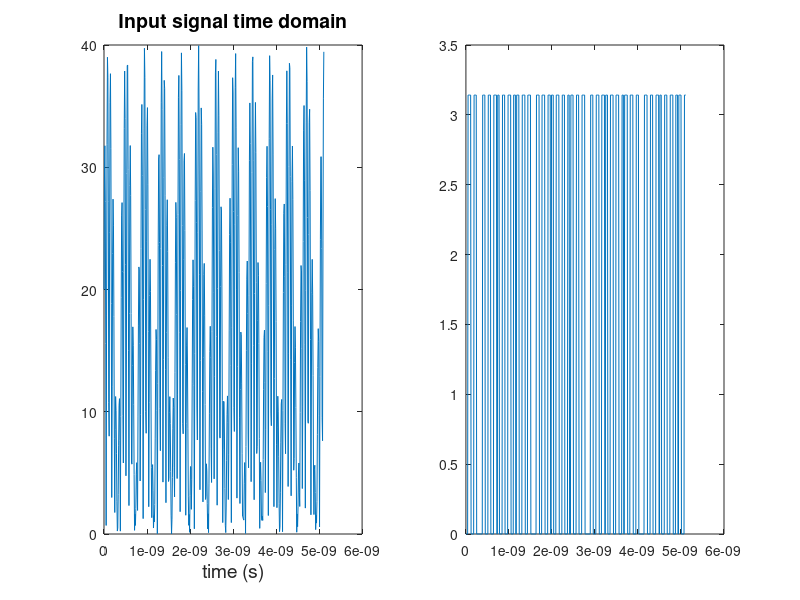
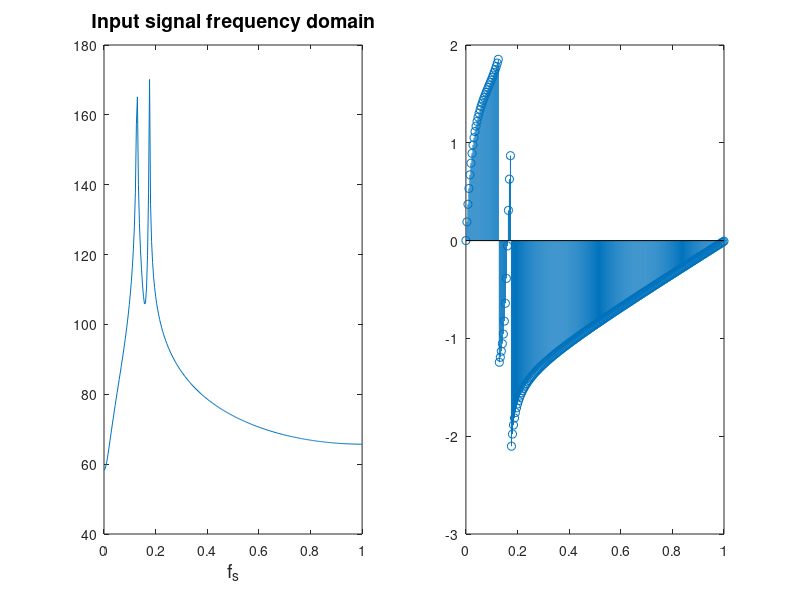
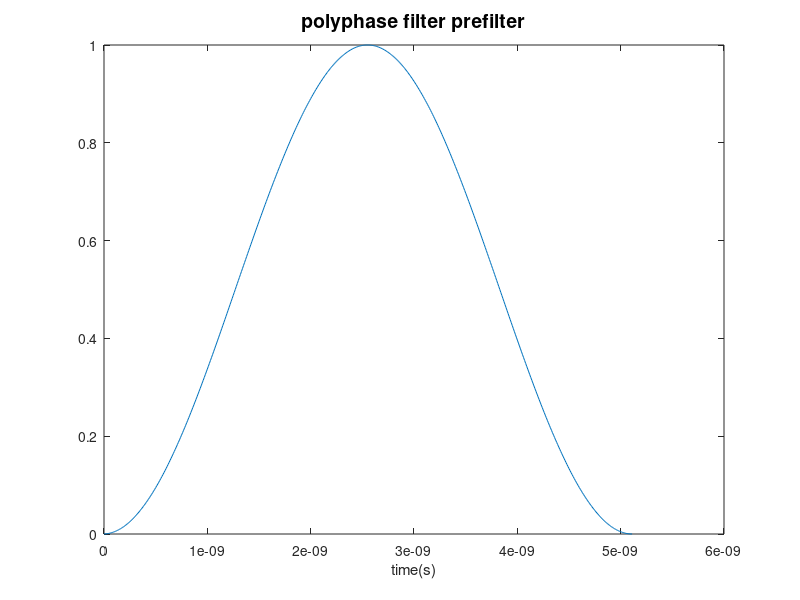
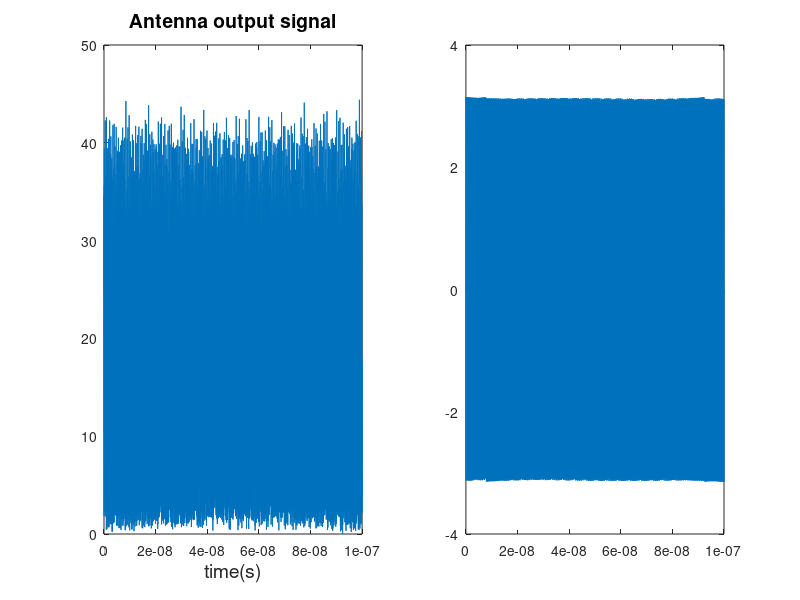

The MATLAB script that drew these images, in order:
samplingFreq = 100*10^9; % sampling frequency
%f = 1; % number of overlapping signals
Window_Size = 2^9; % size of window to cross multiply
Num_Of_Antennas = 2;
signal_frequency = 40*10^9; % radians/sec
signal_time = 0.00000010; % in seconds
N = signal_time/(1/samplingFreq) % total samples in input signal
Nfft = Window_Size%/2 % total samples in FFT output
Num_Of_Windows_Per_Signal = ceil(N/Window_Size);
Number_Of_Signals = Num_Of_Antennas
Number_Of_Complex_Multiplications = 1/2*(Number_Of_Signals-1)*Number_Of_Signals
signal_to_noise_input = 0.5; % multiplied to noise then added to signal
Nyquist_freq = samplingFreq/2;
t = linspace(0,signal_time,N);
f = linspace(0,Nyquist_freq,5);
fs = linspace(0,1,Nfft/2);
fs_input = linspace(0,1,Nfft/2);
% Signal_no_noise = [(sin(signal_frequency*t(N/3:N*2/3-1)) + 20*sin((signal_frequency-1000)*t(N/3:N*2/3-1)))];
% input_hanning = [ 1/2-(1/2)*cos(2*pi*(1:N/3)/(N/3))];
% Signal_no_noise = Signal_no_noise.*input_hanning;
%figure(2);
%plot(t);
H = 3; % sizes of pictures.
W = 4;
Signal_no_noise = 20*(cos(signal_frequency*t) + sin((signal_frequency+15*10^9)*t)); %frequency noise
figure(1);
subplot(1,2,1);
plot(t(1:Nfft),abs(Signal_no_noise(1:Nfft)));
title('Input signal time domain','fontsize',14);
xlabel('time (s)','fontsize',14);
set(1,'paperunits','inches');
set(1,'paperorientation','portrait')
set(1,'papersize',[H,W]);
subplot(1,2,2);
plot(t(1:Nfft),angle(Signal_no_noise(1:Nfft)));
print(1,'input time.svg','-dsvg');
figure(2);
subplot(1,2,1);
fft_in = Signal_no_noise(1:Nfft);
plot(fs_input,20*log(abs(fft(fft_in)(1:Nfft/2))));
title('Input signal frequency domain','fontsize',14);
xlabel('f_s','fontsize',14);
set(2,'paperunits','inches');
set(2,'paperorientation','portrait');
set(2,'papersize',[H,W]);
subplot(1,2,2);
stem(fs_input,angle(fft(fft_in))(1:Nfft/2));
print(2,'input freq.svg','-dsvg');
%windowcoef = (Nfft)/f; % commonly used constant

Signalf = zeros(Num_Of_Windows_Per_Signal,Window_Size);
Signalfft = zeros(Number_Of_Signals,Nfft);
Signalmul = zeros(Number_Of_Complex_Multiplications,Nfft);
Signalout = zeros(1,Nfft);
Signalin = zeros(Number_Of_Signals,N);
analysis_filter = sinc(((1:Window_Size)-Window_Size/2)/Window_Size);
HanningWindow = 1/2-(1/2)*cos(2*pi*(1:Window_Size)/Window_Size);
pre_filter = analysis_filter.*HanningWindow;
figure(22);
plot(t(1:Window_Size),HanningWindow);
title('polyphase filter prefilter','fontsize',14);
xlabel('time(s)');
set(22,'paperunits','inches');
set(22,'paperorientation','portrait');
set(22,'papersize',[H,W]);
print(22,'polyphasepre.svg','-dsvg');
% iterate every other signal

% Set up realtime signals
noise1 = 2*rand(1,5)-1
noise2 = 2*rand(1,5)-1;
for x = 1:Num_Of_Antennas
    % EDIT: added delay on signals as antenna increases
%     TEMP = [zeros(1,10*x) Signal_no_noise zeros(1,N*2/3+1-(10*x))];
    Signal_no_noise_s = zeros(1,N);
    for(z = 1:5)
        Signal_no_noise_s = Signal_no_noise_s + noise2(z)*e.^((((2*pi*f(z)*t)+noise1(z)*0.5*pi*(x-1))*i));
    end
    Signalt = ((Signal_no_noise)+(Signal_no_noise_s)/signal_to_noise_input);
    figure(x+2);
    subplot(1,2,1);
    plot(t(1:N),abs(Signalt(1:N)));
    xlabel('time(s)','fontsize',14);
    title('Antenna output signal','fontsize',14);
    set((x+2),'paperunits','inches');
    set((x+2),'paperorientation','portrait');
    set((x+2),'papersize',[H,W]);
    subplot(1,2,2);
    plot(t(1:N),angle(Signalt(1:N)))
    name = ['a' num2str(x) 'outf.svg'];
    print(x+2,name,'-dsvg');
    Signalin(x,:) = Signalt;
    phases2 = noise2;
    %EDIT: removed: create overlap sequences:
       
    start = 1;
    window_c = (Window_Size); % end of the window currently being shifted
    z = 1;
    TEMP = zeros(1,Window_Size);
	%DO POLYPHASE
    while window_c < N
        Signalf(z,:) = (Signalt(start:(window_c)));
	Signalf(z,:) = Signalt(1:Nfft);
        % add prefilter
	Signalf(z,:) = Signalf(z,:).*pre_filter;
        start = window_c+1;
        window_c = window_c + Window_Size;
        TEMP = TEMP + Signalf(z,:);
        z = z +1;
    end
    TEMP = fft(TEMP/(z-1));
    Signalfft(x,:) = TEMP(1:Nfft);
end

% plot the outputs:
y = 0;
for x = 1:Num_Of_Antennas
	figure(x+2+Num_Of_Antennas);
	subplot(1,2,1);
	plot(fs,abs(Signalfft(x,1:Nfft/2)));
	title('after polyphase filter','fontsize',14);
	xlabel('f_s','fontsize',14);
	set(x+2+Num_Of_Antennas,'paperunits','inches');
	set(x+2+Num_Of_Antennas,'paperorientation','portrait')
	set(x+2+Num_Of_Antennas,'papersize',[H,W]);
	name = ['pffb-' num2str(x) '.svg'];
	subplot(1,2,2);
	stem(fs,angle(Signalfft(x,1:Nfft/2)));
	print((x+2+Num_Of_Antennas),name,'-dsvg');
	%figure(96+x);
	%plot(fs,angle(Signalfft(1,1:Nfft/2).*conj(Signalfft(2,1:Nfft/2))));
end

% multiply and add
z = 1; % holds position, computation too complex for pre calculated indices here.
for x = 1:Number_Of_Signals
    for y = (x+1):Number_Of_Signals
        Signalmul(z,:) = Signalfft(x,:).*conj(Signalfft(y,:))/Nfft;
        z=z+1;
    end
end

for x = 1:Number_Of_Complex_Multiplications
    Signalout = Signalmul(x,:)+Signalout;
end

Signalout = Signalout/(z-1);

%figure(1);
%plot(t,Signal_no_noise);
% figure(2);
% plot(t(1:Window_Size),(pre_filter));
% figure(3);
% plot(t(1:Window_Size),(HanningWindow));
%figure(19);
%plot(fs,20*log(abs(Signalout)));
%Signalout = ifft(Signalout,N);
%figure (20);
%plot(t,20*log(abs(Signalout)));
figure (21);
subplot(1,2,1);
plot(fs,(20*log(abs((Signalout(1:Nfft/2))))));
title('output frequencys','fontsize',14);
xlabel('f_s','fontsize',14);
set(21,'paperunits','inches');
set(21,'paperorientation','portrait')
set(21,'papersize',[H,W]);
subplot(1,2,2);
stem(fs,angle(Signalout(1:Nfft/2)));
print(21,'outf.svg','-dsvg');

figure (22);
plot(angle(Signalout(1:Nfft/2)));
figure (23);
size14 = abs(Signalout(10))
angle14 = angle(Signalout(10))
ttta = angle(fft(Signalin(1,:).*conj(fft(Signalin(2,:)))));
ttfa = angle(fft(Signalin(1,1:Nfft)).*conj(fft(Signalin(2,1:Nfft))));
angle14 = ttfa(10)
size15 = abs(Signalout(100))
angle15 = angle(Signalout(100))
angle15 = ttfa(100)
plot(ttfa(1:Nfft/2));
figure(24);
plot(phases2*pi);
figure(25);
plot(angle(ifft(Signalout)));
